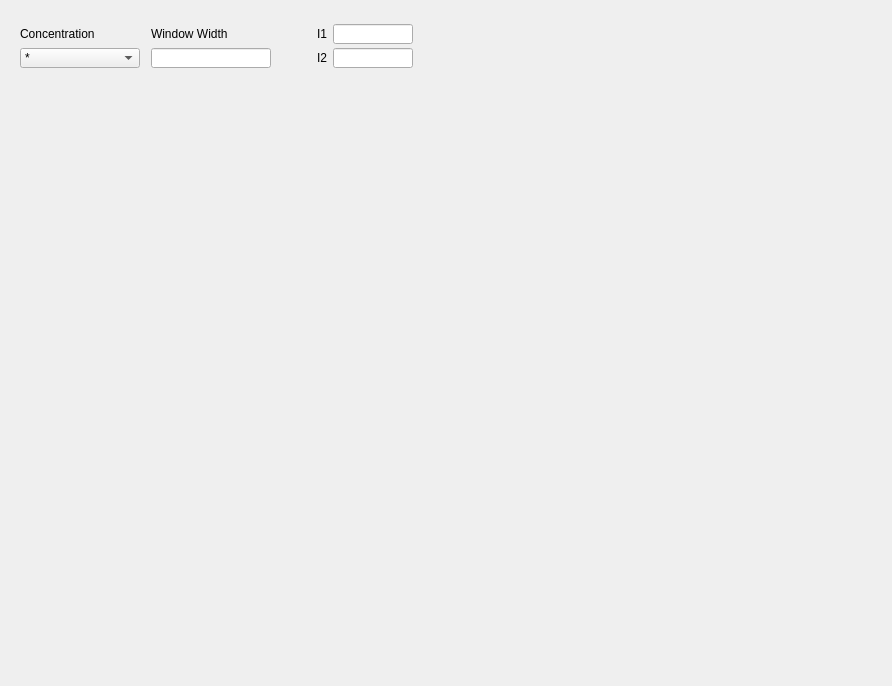
<?xml version="1.0" encoding="UTF-8"?>
<ui version="4.0">
 <class>WidgetData</class>
 <widget class="QWidget" name="WidgetData">
  <property name="geometry">
   <rect>
    <x>0</x>
    <y>0</y>
    <width>892</width>
    <height>686</height>
   </rect>
  </property>
  <property name="windowTitle">
   <string>Form</string>
  </property>
  <layout class="QVBoxLayout" name="verticalLayout_5">
   <item>
    <widget class="QWidget" name="widget" native="true">
     <property name="minimumSize">
      <size>
       <width>0</width>
       <height>70</height>
      </size>
     </property>
     <property name="maximumSize">
      <size>
       <width>16777215</width>
       <height>70</height>
      </size>
     </property>
     <layout class="QHBoxLayout" name="horizontalLayout_6">
      <item>
       <layout class="QHBoxLayout" name="horizontalLayout_5">
        <item>
         <layout class="QVBoxLayout" name="verticalLayout">
          <property name="spacing">
           <number>0</number>
          </property>
          <item>
           <widget class="QLabel" name="label">
            <property name="minimumSize">
             <size>
              <width>120</width>
              <height>20</height>
             </size>
            </property>
            <property name="maximumSize">
             <size>
              <width>120</width>
              <height>20</height>
             </size>
            </property>
            <property name="text">
             <string>Concentration</string>
            </property>
           </widget>
          </item>
          <item>
           <widget class="QComboBox" name="comboBox">
            <property name="minimumSize">
             <size>
              <width>120</width>
              <height>20</height>
             </size>
            </property>
            <property name="maximumSize">
             <size>
              <width>120</width>
              <height>20</height>
             </size>
            </property>
            <item>
             <property name="text">
              <string>*</string>
             </property>
            </item>
           </widget>
          </item>
         </layout>
        </item>
        <item>
         <spacer name="horizontalSpacer_3">
          <property name="orientation">
           <enum>Qt::Horizontal</enum>
          </property>
          <property name="sizeType">
           <enum>QSizePolicy::Fixed</enum>
          </property>
          <property name="sizeHint" stdset="0">
           <size>
            <width>5</width>
            <height>20</height>
           </size>
          </property>
         </spacer>
        </item>
        <item>
         <layout class="QVBoxLayout" name="verticalLayout_4">
          <property name="spacing">
           <number>0</number>
          </property>
          <item>
           <widget class="QLabel" name="label_4">
            <property name="minimumSize">
             <size>
              <width>120</width>
              <height>20</height>
             </size>
            </property>
            <property name="maximumSize">
             <size>
              <width>120</width>
              <height>20</height>
             </size>
            </property>
            <property name="text">
             <string>Window Width</string>
            </property>
           </widget>
          </item>
          <item>
           <widget class="QLineEdit" name="lineEdit_3">
            <property name="minimumSize">
             <size>
              <width>120</width>
              <height>20</height>
             </size>
            </property>
            <property name="maximumSize">
             <size>
              <width>120</width>
              <height>20</height>
             </size>
            </property>
           </widget>
          </item>
         </layout>
        </item>
        <item>
         <spacer name="horizontalSpacer_2">
          <property name="orientation">
           <enum>Qt::Horizontal</enum>
          </property>
          <property name="sizeType">
           <enum>QSizePolicy::Fixed</enum>
          </property>
          <property name="sizeHint" stdset="0">
           <size>
            <width>40</width>
            <height>20</height>
           </size>
          </property>
         </spacer>
        </item>
        <item>
         <layout class="QVBoxLayout" name="verticalLayout_3">
          <property name="spacing">
           <number>0</number>
          </property>
          <item>
           <layout class="QHBoxLayout" name="horizontalLayout">
            <property name="spacing">
             <number>6</number>
            </property>
            <item>
             <widget class="QLabel" name="label_2">
              <property name="maximumSize">
               <size>
                <width>10</width>
                <height>20</height>
               </size>
              </property>
              <property name="text">
               <string>I1</string>
              </property>
             </widget>
            </item>
            <item>
             <widget class="QLineEdit" name="lineEdit">
              <property name="maximumSize">
               <size>
                <width>80</width>
                <height>20</height>
               </size>
              </property>
              <property name="readOnly">
               <bool>true</bool>
              </property>
             </widget>
            </item>
           </layout>
          </item>
          <item>
           <layout class="QHBoxLayout" name="horizontalLayout_4">
            <property name="spacing">
             <number>6</number>
            </property>
            <item>
             <widget class="QLabel" name="label_3">
              <property name="maximumSize">
               <size>
                <width>10</width>
                <height>20</height>
               </size>
              </property>
              <property name="text">
               <string>I2</string>
              </property>
             </widget>
            </item>
            <item>
             <widget class="QLineEdit" name="lineEdit_2">
              <property name="maximumSize">
               <size>
                <width>80</width>
                <height>20</height>
               </size>
              </property>
              <property name="readOnly">
               <bool>true</bool>
              </property>
             </widget>
            </item>
           </layout>
          </item>
         </layout>
        </item>
       </layout>
      </item>
      <item>
       <spacer name="horizontalSpacer">
        <property name="orientation">
         <enum>Qt::Horizontal</enum>
        </property>
        <property name="sizeHint" stdset="0">
         <size>
          <width>40</width>
          <height>20</height>
         </size>
        </property>
       </spacer>
      </item>
     </layout>
    </widget>
   </item>
   <item>
    <widget class="PlotWidget" name="graph" native="true"/>
   </item>
  </layout>
 </widget>
 <customwidgets>
  <customwidget>
   <class>PlotWidget</class>
   <extends>QWidget</extends>
   <header>pyqtgraph</header>
   <container>1</container>
  </customwidget>
 </customwidgets>
 <resources/>
 <connections/>
</ui>
